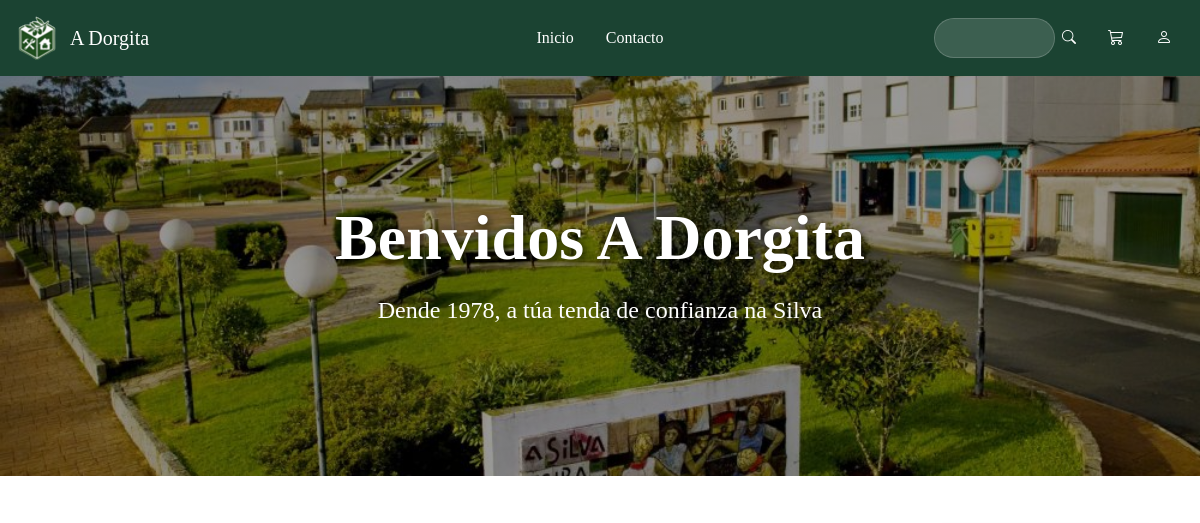
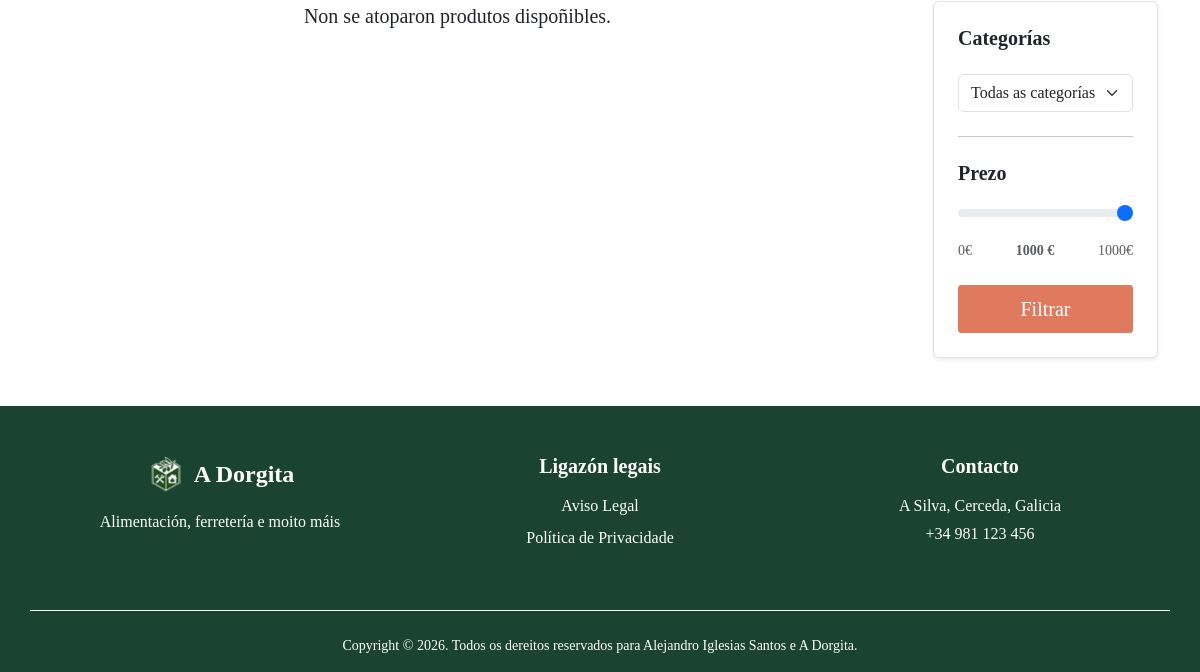
/, run on an earlier commit of the app's database (2 pictures, top to bottom).
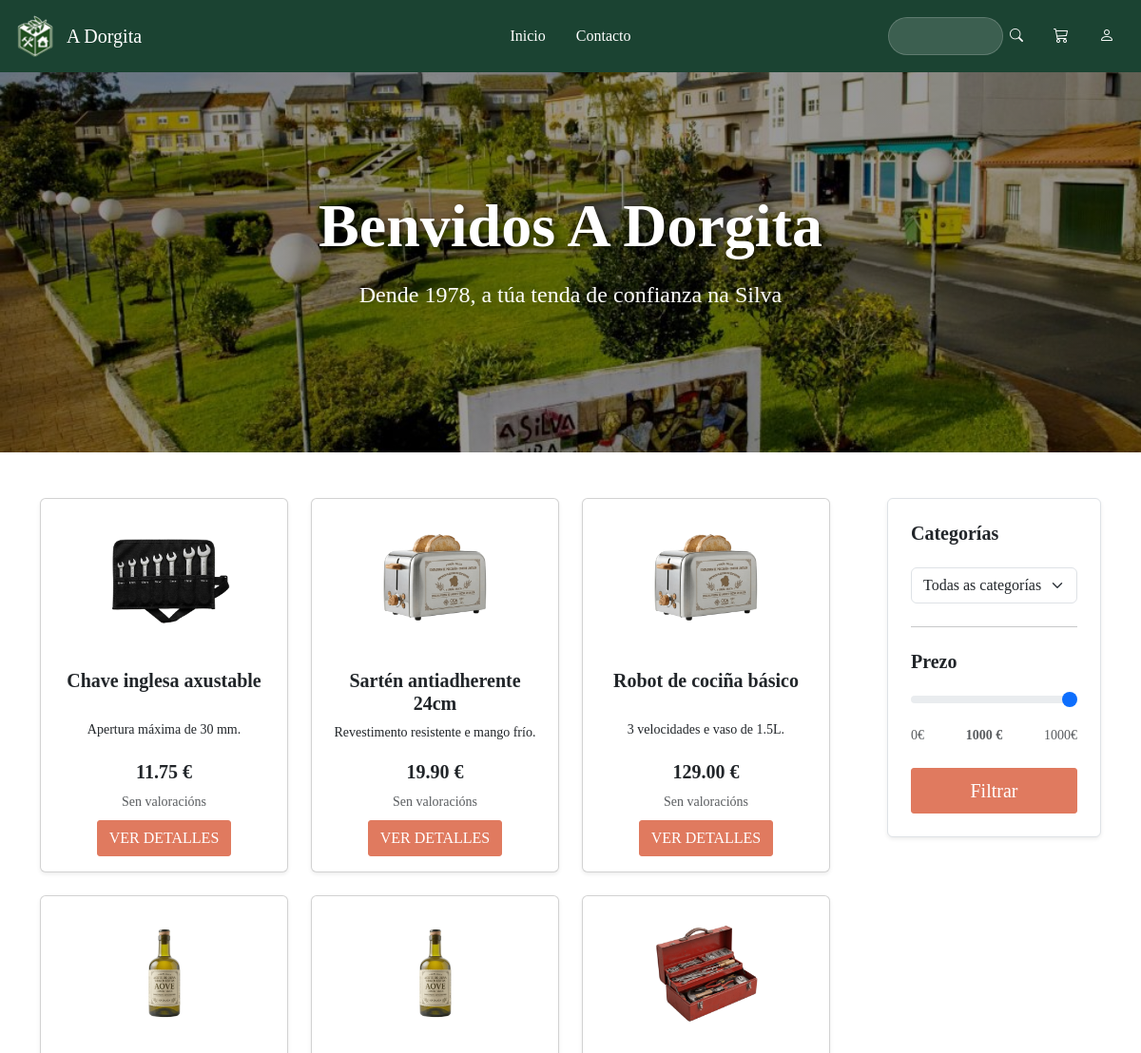
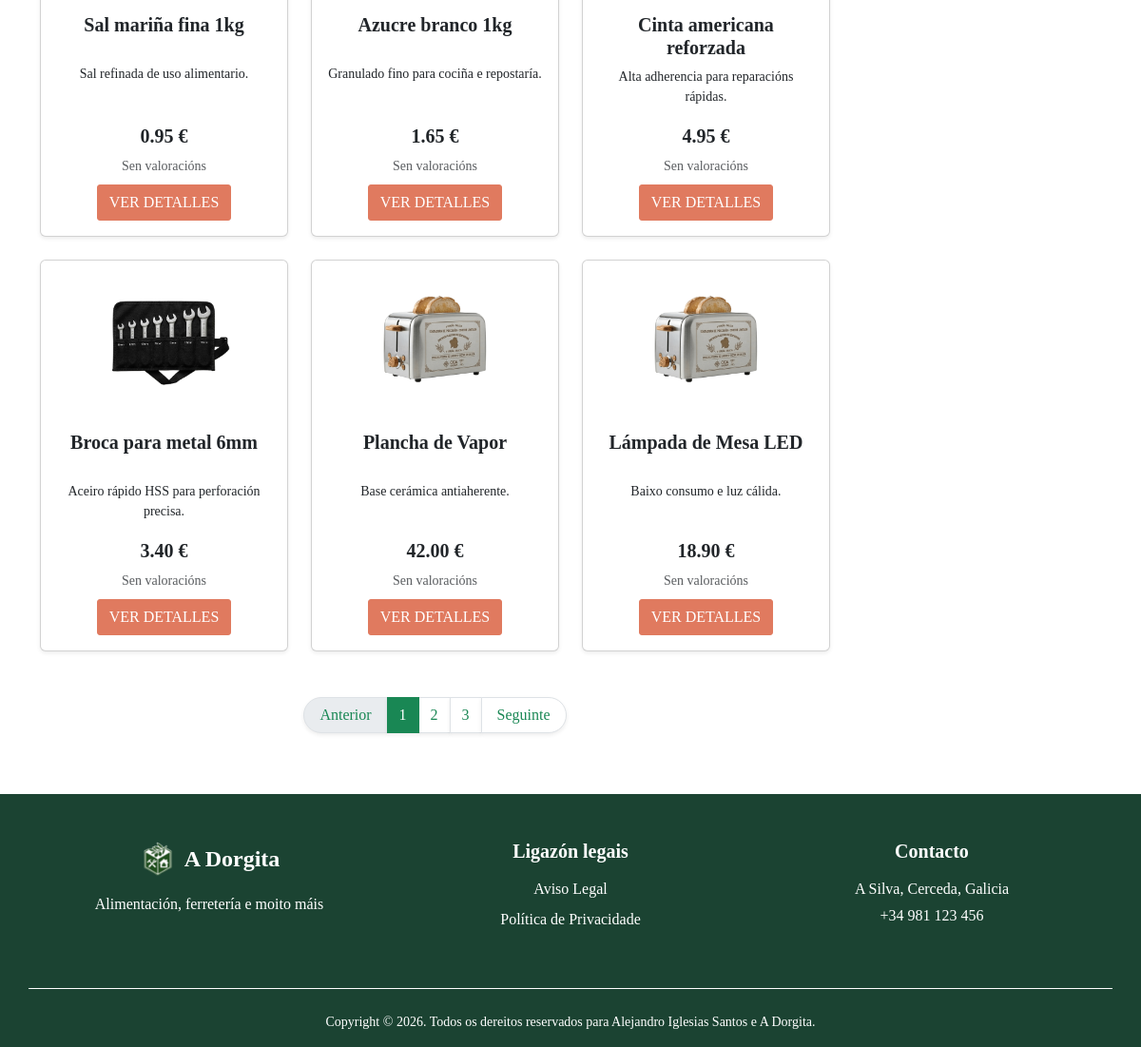
And on a later commit of the database (2 pictures, top to bottom).
### tables this page shows
CREATE TABLE productos (
    id INT AUTO_INCREMENT PRIMARY KEY,
    nome VARCHAR(100) NOT NULL,
    descripcion VARCHAR(500),
    precio DECIMAL(10,2) NOT NULL,
    stock INT DEFAULT 0,
    imagen VARCHAR(200),
    id_categoria INT,
    FOREIGN KEY (id_categoria) REFERENCES categorias(id) ON DELETE SET NULL
);

### app/controllers/ProductoController.php (called while the page is built, shortened)
<?php
require_once __DIR__ . '/../models/ProductoDAO.php';
require_once __DIR__ . '/../models/entidades/Producto.php';
class ProductoController
{
    private ProductoDAO $model;
    public function __construct()
    {
        $this->model = new ProductoDAO();
    }
    public function index()
    {
        $mensaxe = $_GET["q"] ?? null;
        $pagina = isset($_GET["pagina"]) ? max(1, (int)$_GET["pagina"]) : 1;
        $limite = 9;
        $offset = ($pagina - 1) * $limite;
        $id_cat = $_REQUEST['cat'] ?? null;
        $max_prezo = $_REQUEST['max_prezo'] ?? null;
        if ($mensaxe && !empty(trim($mensaxe))) {
            $totalRegistros = $this->model->contarBusqueda($mensaxe);
            $productos = $this->model->buscarPaginadoCatalogo($mensaxe, $limite, $offset);
        } else {
            $totalRegistros = $this->model->contarFiltradosCatalogo($id_cat, $max_prezo);
            $productos = $this->model->filtrarPaginadoCatalogo($id_cat, $max_prezo, $limite, $offset);
        }
        $totalPaginas = max(1, (int)ceil($totalRegistros / $limite));
        require_once __DIR__ . '/../../includes/header.php';
        require_once __DIR__ . '/../../views/inicio.php';
        require_once __DIR__ . '/../../includes/footer.php';
    }
}

### config/database.php (called while the page is built)
<?php
class Database {
    public static function connect() {
        $host = "localhost";
        $user = "root";
        $password = "";
        $database = "a_dorgita";
        try {
            $conexion = new PDO("mysql:host=$host;dbname=$database;charset=utf8mb4", $user, $password);
            $conexion->setAttribute(PDO::ATTR_ERRMODE, PDO::ERRMODE_EXCEPTION);
            return $conexion;
        } catch (PDOException $e) {
            die("Error de conexión: " . $e->getMessage());
        }
    }
}
?>

### app/models/ProductoDAO.php (called while the page is built, shortened)
<?php
require_once __DIR__ . '/../../config/database.php';
require_once __DIR__ . '/entidades/Producto.php';
class ProductoDAO
{
    private $conexion;
    public function __construct()
    {
        try {
            $this->conexion = Database::connect();
        } catch (Exception $e) {
            die($e->getMessage());
        }
    }
    public function filtrarPaginadoCatalogo($id_cat = null, $max_prezo = null, $limite = 9, $offset = 0)
    {
        try {
            $sql = "SELECT p.*, AVG(r.puntuacion) as media_puntos FROM productos p LEFT JOIN resenas r ON p.id = r.id_producto";
            $condicions = [];
            $params = [];
            $sql .= " GROUP BY p.id ORDER BY p.id DESC LIMIT " . (int)$limite . " OFFSET " . (int)$offset;
            $stmt = $this->conexion->prepare($sql);
            $stmt->execute($params);
            return $stmt->fetchAll(PDO::FETCH_CLASS, "Producto");
        } catch (Exception $e) {
            return [];
        }
    }
    public function contarFiltradosCatalogo($id_cat = null, $max_prezo = null)
    {
        try {
            $sql = "SELECT COUNT(*) AS total FROM productos";
            $condicions = [];
            $params = [];
            $stmt = $this->conexion->prepare($sql);
            $stmt->execute($params);
            $resultado = $stmt->fetch(PDO::FETCH_ASSOC);
            return (int)($resultado['total'] ?? 0);
        } catch (Exception $e) {
            return 0;
        }
    }
}

### app/models/entidades/Producto.php (called while the page is built, shortened)
<?php
class Producto {
    private $id;
    private $nome;
    private $descripcion;
    private $precio;
    private $imagen;
    public function getId() { return $this->id; }
    public function getNome() { return $this->nome; }
    public function getDescripcion() { return $this->descripcion; }
    public function getPrecio() { return $this->precio; }
    public function getImagen() { return $this->imagen; }
}

### views/inicio.php (the view, shortened to what the changed rows need)
<div class="container-fluid hero">
    <div class="container text-center text-white">
        <div class="row justify-content-center">
            <div class="col-md-8">
                <h1 class="display-3 fw-bold mb-3">Benvidos A Dorgita</h1>
            </div>
        </div>
    </div>
</div>
<?php
$pagina = $pagina ?? 1;
$totalPaginas = $totalPaginas ?? 1;
$productos = $productos ?? [];
?>
<div class="container py-5">
    <div class="row">
        <div class="col-lg-9">
            <div class="row">
                <?php if (!empty($productos)): ?>
                    <?php foreach ($productos as $p): ?>
                        <div class="col-md-4 mb-4">
                            <div class="card h-100 shadow-sm border-1" style="background-color: #FFFFFF;">
                                <img src="public/img/<?php echo htmlspecialchars($p->getImagen()); ?>" class="card-img-top p-4" alt="<?php echo htmlspecialchars($p->getNome()); ?>">
                                <div class="card-body d-flex flex-column text-center">
                                    <h5 class="card-title fw-bold texto-principal desc-tarjeta"><?php echo htmlspecialchars($p->getNome()); ?></h5>
                                    <p class="card-text small"><?php echo htmlspecialchars($p->getDescripcion()); ?></p>
                                    <div class="mt-auto">
                                        <p class="fw-bold fs-5 texto-dorgita mb-1"><?php echo $p->getPrecio(); ?> €</p>
                                        <div class="mb-2">
                                            <?php
                                            $puntos = isset($p->media_puntos) ? round($p->media_puntos) : 0;
                                            if ($puntos > 0): ?>
                                                <span class="text-warning small">
                                                    <?php echo str_repeat('★', $puntos) . str_repeat('☆', 5 - $puntos); ?>
                                                </span>
                                            <?php else: ?>
                                                <span class="text-muted small">Sen valoracións</span>
                                            <?php endif; ?>
                                        </div>
                                        <div class="d-flex gap-2 justify-content-center">
                                            <a href="index.php?c=producto&a=obter&id=<?php echo $p->getId(); ?>" class="btn btn-engadir-carro">VER DETALLES</a>
                                        </div>
                                    </div>
                                </div>
                            </div>
                        </div>
                    <?php endforeach; ?>
                <?php else: ?>
                    <div class="col-12 text-center">
                        <p class="fs-5">Non se atoparon produtos dispoñibles.</p>
                    </div>
                <?php endif; ?>
            </div>
            <?php if (isset($totalPaginas) && $totalPaginas > 1): ?>
                <nav aria-label="Paxinación do catálogo" class="mt-4">
                    <ul class="pagination justify-content-center">
                        <li class="page-item <?php echo $pagina <= 1 ? 'disabled' : ''; ?>">
                            <a class="page-link text-success shadow-sm rounded-start-pill px-3" href="index.php?c=producto&a=index&pagina=<?php echo $pagina - 1; ?><?php echo !empty($_GET['q']) ? '&q=' . urlencode($_GET['q']) : ''; ?><?php echo !empty($_GET['cat']) ? '&cat=' . urlencode($_GET['cat']) : ''; ?><?php echo isset($_GET['max_prezo']) && $_GET['max_prezo'] !== '' ? '&max_prezo=' . urlencode($_GET['max_prezo']) : ''; ?>">Anterior</a>
                        </li>
                        <?php for ($i = 1; $i <= $totalPaginas; $i++): ?>
                            <li class="page-item <?php echo $pagina == $i ? 'active' : ''; ?>">
                                <a class="page-link shadow-sm <?php echo $pagina == $i ? 'bg-success border-success text-white' : 'text-success'; ?>" href="index.php?c=producto&a=index&pagina=<?php echo $i; ?><?php echo !empty($_GET['q']) ? '&q=' . urlencode($_GET['q']) : ''; ?><?php echo !empty($_GET['cat']) ? '&cat=' . urlencode($_GET['cat']) : ''; ?><?php echo isset($_GET['max_prezo']) && $_GET['max_prezo'] !== '' ? '&max_prezo=' . urlencode($_GET['max_prezo']) : ''; ?>"><?php echo $i; ?></a>
                            </li>
                        <?php endfor; ?>
                        <li class="page-item <?php echo $pagina >= $totalPaginas ? 'disabled' : ''; ?>">
                            <a class="page-link text-success shadow-sm rounded-end-pill px-3" href="index.php?c=producto&a=index&pagina=<?php echo $pagina + 1; ?><?php echo !empty($_GET['q']) ? '&q=' . urlencode($_GET['q']) : ''; ?><?php echo !empty($_GET['cat']) ? '&cat=' . urlencode($_GET['cat']) : ''; ?><?php echo isset($_GET['max_prezo']) && $_GET['max_prezo'] !== '' ? '&max_prezo=' . urlencode($_GET['max_prezo']) : ''; ?>">Seguinte</a>
                        </li>
                    </ul>
                </nav>
            <?php endif; ?>
        </div>
    </div>
</div>

What changed in the data, as far as the page shows it:
added productos: imagen (picture), nome "Chave inglesa axustable", descripcion "Apertura máxima de 30 mm.", precio "11.75"
added productos: imagen (picture), nome "Sartén antiadherente 24cm", descripcion "Revestimento resistente e mango frío.", precio "19.90"
added productos: imagen (picture), nome "Robot de cociña básico", descripcion "3 velocidades e vaso de 1.5L.", precio "129.00"
added productos: imagen (picture), nome "Sal mariña fina 1kg", descripcion "Sal refinada de uso alimentario.", precio "0.95"
added productos: imagen (picture), nome "Azucre branco 1kg", descripcion "Granulado fino para cociña e repostaría.", precio "1.65"
added productos: imagen (picture), nome "Cinta americana reforzada", descripcion "Alta adherencia para reparacións rápidas.", precio "4.95"
added productos: imagen (picture), nome "Broca para metal 6mm", descripcion "Aceiro rápido HSS para perforación precisa.", precio "3.40"
added productos: imagen (picture), nome "Plancha de Vapor", descripcion "Base cerámica antiaherente.", precio "42.00"
added productos: imagen (picture), nome "Lámpada de Mesa LED", descripcion "Baixo consumo e luz cálida.", precio "18.90"
Also different on the page:
text no longer shown: "Non se atoparon produtos dispoñibles."
text now shown: "Anterior Seguinte"
new list line: "1"
new list line: "2"
new list line: "3"
